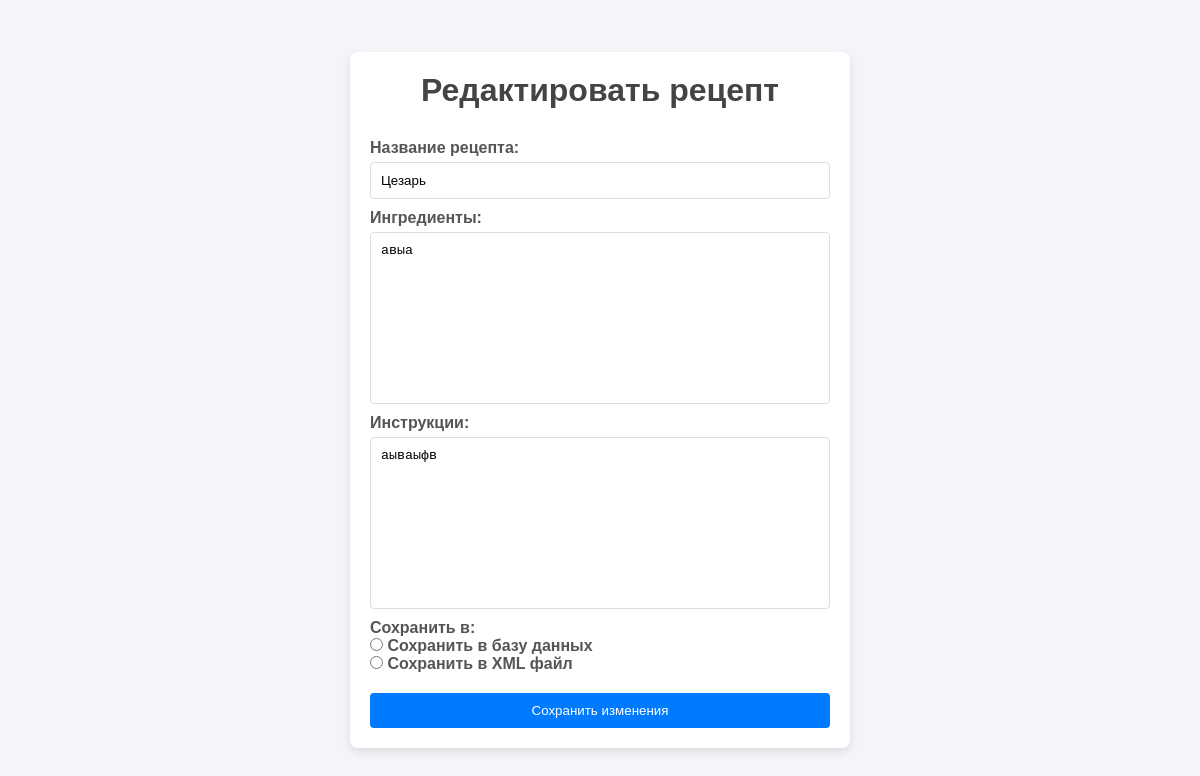
/recipes/recipe/edit/1/, run on the app's committed database.
### myapp/models.py (models this page shows, shortened)
class Recipe(models.Model):
    name = models.CharField(max_length=255, unique=True)  # Уникальное имя для проверки дубликатов
    ingredients = models.TextField()  # Ингредиенты
    description = models.TextField()  # Описание
    created_at = models.DateTimeField(auto_now_add=True)  # Дата добавления
    updated_at = models.DateTimeField(auto_now=True)  # Дата последнего обновления
    class Meta:
        ordering = ['name']

### myapp/views.py (the view)
# urls.py: path('recipe/edit/<int:pk>/', views.edit_recipe, name='edit_recipe'),
def edit_recipe(request, pk):
    recipe = get_object_or_404(Recipe, pk=pk)
    if request.method == 'POST':
        form = RecipeForm(request.POST, instance=recipe)
        if form.is_valid():
            form.save()  # Сохраняем изменения
            return redirect('myapp:recipe_list')
    else:
        form = RecipeForm(instance=recipe)
    return render(request, 'myapp/recipe_form.html', {'form': form, 'recipe': recipe})

### myapp/forms.py
class RecipeForm(forms.ModelForm):
    SAVE_CHOICES = [
        ('db', 'Сохранить в базу данных'),
        ('xml', 'Сохранить в XML файл'),
    ]
    save_choice = forms.ChoiceField(
        choices=SAVE_CHOICES,
        widget=forms.RadioSelect,
        label="Куда сохранить?"
    )
    class Meta:
        model = Recipe
        fields = ['name', 'ingredients', 'description', 'save_choice']

### myapp/templates/myapp/recipe_form.html (shortened to what this page needs)
{% load static %}
<!DOCTYPE html>
<html lang="ru">
<head>
    <link rel="stylesheet" href="{% static 'myapp/styles.css' %}">
</head>
<body>
    <div class="container">
        <h1>{% if recipe %}Редактировать{% else %}Добавить{% endif %} рецепт</h1>
        <form action="{% if recipe %}{% url 'myapp:edit_recipe' recipe.pk %}{% else %}{% url 'myapp:recipe_form' %}{% endif %}" method="post">
            <label for="name">Название рецепта:</label>
            {{ form.name }}
            <label for="ingredients">Ингредиенты:</label>
            {{ form.ingredients }}
            <label for="description">Инструкции:</label>
            {{ form.description }}
            <label for="save_choice">Сохранить в:</label>
            {{ form.save_choice }}
            <button type="submit">{% if recipe %}Сохранить изменения{% else %}Добавить рецепт{% endif %}</button>
        </form>
    </div>
</body>
</html>

### static/myapp/styles.css (style rules this page uses)
* { margin: 0; padding: 0; box-sizing: border-box; }
body { font-family: Arial, sans-serif; background-color: #f4f4f9; color: #333; display: flex; justify-content: center; align-items: center; min-height: 100vh; }
.container { width: 90%; max-width: 500px; background: #fff; padding: 20px; border-radius: 8px; box-shadow: 0 4px 8px rgba(0, 0, 0, 0.1); }
h1 { text-align: center; color: #444; margin-bottom: 20px; }
form { display: flex; flex-direction: column; }
label { margin-top: 10px; font-weight: bold; color: #555; }
input[type="text"], textarea { padding: 10px; margin-top: 5px; border: 1px solid #ddd; border-radius: 4px; resize: none; }
button { margin-top: 20px; padding: 10px; background-color: #007bff; color: #fff; border: none; border-radius: 4px; cursor: pointer; transition: background 0.3s; }

### data on the page
Recipe: name "Цезарь", ingredients "авыа", description "аываыфв"
